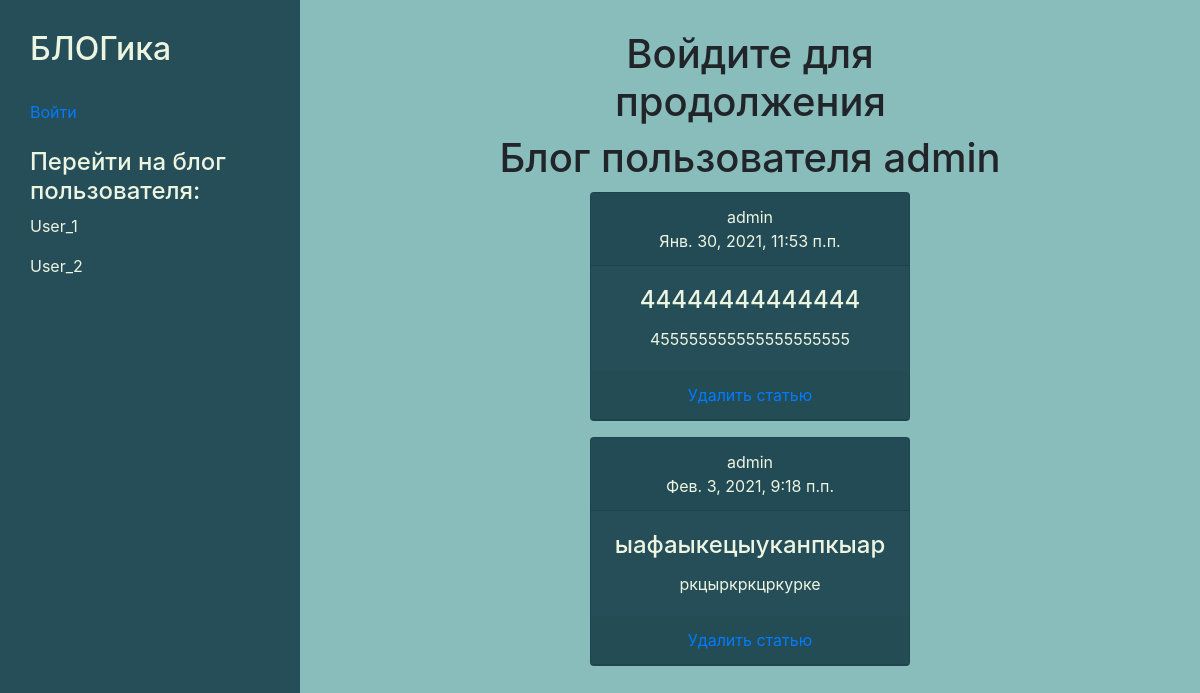
The page /blog/admin/ on the database as committed earlier.
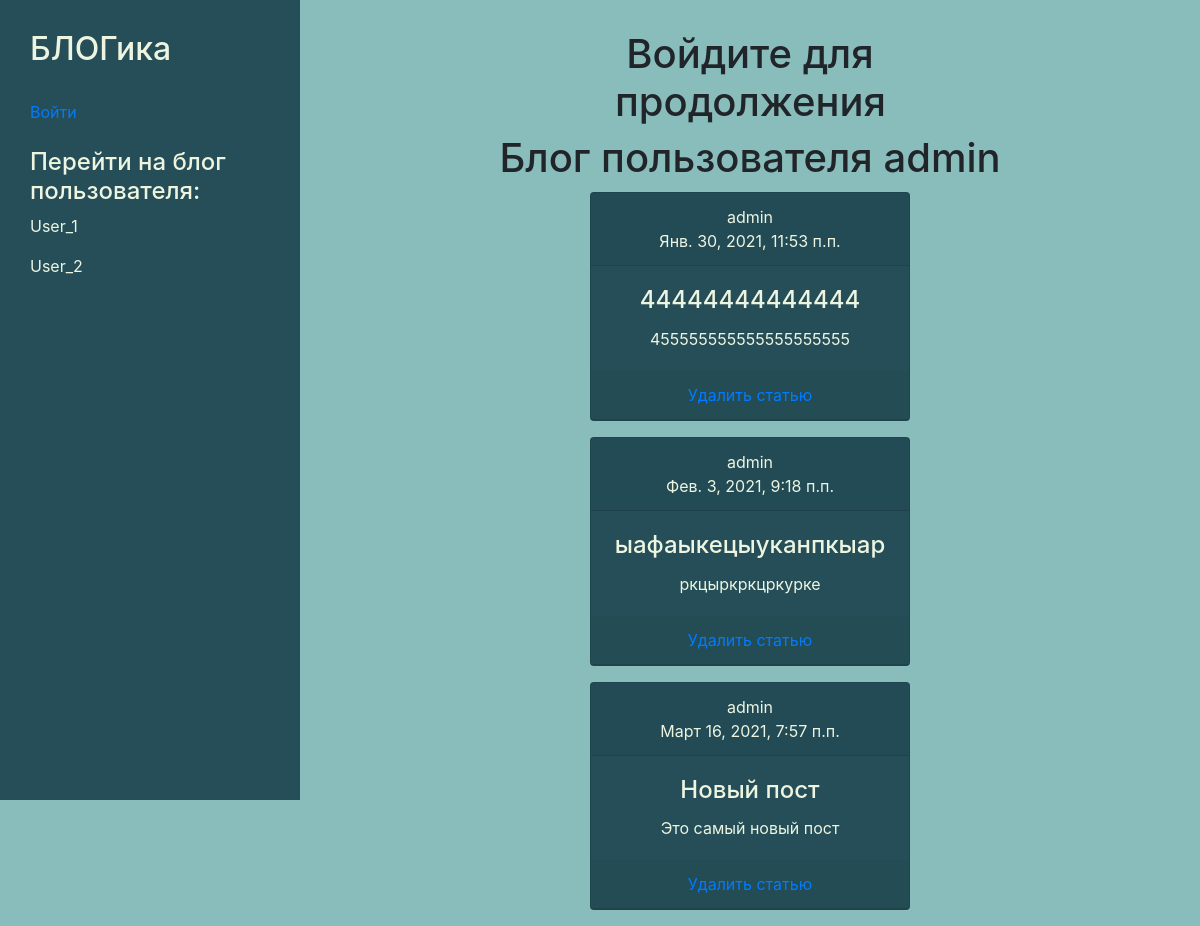
The same page on the database as committed later.
### post/models.py (models this page shows, shortened)
class Post(models.Model):
    title = models.CharField(("Заголовок"), max_length=50, default='')
    text = models.TextField(("Запись"), default='')
    datetime = models.DateTimeField(("Дата и время записи"), default=datetime.datetime.now)
    author = models.ForeignKey('auth.User', on_delete=models.CASCADE, default='')
    class Meta:
        verbose_name = 'Запись'
        verbose_name_plural = 'Записи'

### post/views.py (the view)
# urls.py: 2. Add a URL to urlpatterns:  path('blog/', include('blog.urls'))
def blog(request, name):
    posts = Post.objects.filter(author=User.objects.filter(username=name)[0].id)
    sub = Subscribers.objects.filter(profile=request.user.id)
    def create_subscribers_list(subscribers_objects):
        result = []
        for sub in subscribers_objects:
            result.append(sub.subscribe.id)
        return result
    def create_users_list(users_objects):
        result = []
        for user in users_objects:
            result.append(user.id)
        return result
    def find_subscribe_info(subscriber=-1):
        if User.objects.filter(id=subscriber):
                btn_title = 'Отписаться'
                btn_class = 'btn btn-secondary'
        else:
                btn_title = 'Подписаться'
                btn_class = 'btn btn-danger'
        return {'subscribe': subscriber, 'btn_title' : btn_title, 'btn_class' : btn_class}
    sub_info = [find_subscribe_info() for i in range(User.objects.all().count() - 1)]
    for i in range(User.objects.all().count() - 1):
        if create_users_list(User.objects.exclude(username=name))[i] in create_subscribers_list(sub):
            sub_info[i] = find_subscribe_info(create_users_list(User.objects.exclude(username=name))[i])
        else:
            sub_info[i] = find_subscribe_info()
    users = list(User.objects.exclude(username=name).values())
    for index, i in enumerate(users):
        i.update(sub_info[index])
    data = {
        'posts' : posts,
        'name' : name,
        'data': users,
        'subscribers' : sub_info,
        'subscribers_list' : create_subscribers_list(sub),
        'subscribers_profile' : request.user.username,
    }
    return render(request, 'post/blog.html', data)

### main/templates/post/blog.html (shortened to what this page needs)
{% extends 'base.html' %}
{% block content %}
    <h1>Блог пользователя {{name}}</h1>
    {% if posts %}
        {% for el in posts %}
            <div class="my_class card text-white bg-dark mb-3 d-inline-block" style="max-width: 20rem;">
                <div class="card-header">{{el.author}} <br> {{el.datetime}}</div>
                <div class="card-body">
                    <h4 class="card-title">{{el.title}}</h4>
                    <p class="card-text">{{el.text}}</p>
                </div>
                <form method='post'>
                    <div class='card-header'><a href="delete/{{el.id}}">Удалить статью</a></div>
                </form>
            </div>
        {% endfor %}
    {% else %}
        <p> У пользователя нет записей </p>
    {% endif %}
{% endblock %}

### main/templates/base.html (shortened to what this page needs)
<!DOCTYPE html>
<html lang="en">
{% load static %}
<head>
    <link rel="stylesheet" href='https://stackpath.bootstrapcdn.com/bootstrap/4.5.2/css/bootstrap.min.css'>
    <link rel="stylesheet" href="{% static 'css/base.css' %}">
</head>
<body>
    <aside>
        <h2>БЛОГика</h2>
        <br>
        {% if user.is_authenticated %}
            <h4>Вы вошли как пользователь:</h4>
            <div class='account'>
                <p>{{user.username}}</p>
                <a href="{% url 'logout' %}"> Выйти </a>
            </div>
            <nav>
                <a href="{% url 'newsfeed' user.username %}"><p>Моя лента новостей</p></a>
                <a href="{% url 'blog' user.username %}"><p>Мой Блог</p></a>
                <a href=""><p>Мои Подписки</p></a>
                <a href=""><p>Мои Подписчики</p></a>
            </nav>
        {% else %}
            <a href="{% url 'login' %}"> Войти </a>
        {% endif %}
        <br>
        <br>
        <h4>Перейти на блог пользователя:</h4>
        {% for i in data %}
            {% if user.username %}
                {% if i.username != user.username %}
                    <div class='user_blog'>
                            <a href="{% url 'blog' i.username %}">{{i.username}}</a>
                            {% if subscribers %}
                                {% if i.btn_title == 'Подписаться' %}
                                    <a class= "btn {{i.btn_class}}" href="{% url 'subscribe' i.username %}">{{i.btn_title}}</a>
                                {% elif i.btn_title == 'Отписаться' %}
                                    <a class= "btn {{i.btn_class}}" href="{% url 'unsubscribe' i.username %}">{{i.btn_title}}</a>
                                {% endif %}
                            {% else %}
                                <a class="btn btn-danger" href="{% url 'subscribe' i.username %}">Подписаться</a>
                            {% endif %}
                {% endif %}
            {% else %}
                            <p>{{i.username}}</p>
            {% endif %}
        {% endfor %}
    </aside>
    <main>
        {% if user.is_authenticated == False %}
            <div  class="container">
                <div  class="row justify-content-center">
                    <div  class="col-4">
                    <h1  class="text-center">Войдите для продолжения</h1>
                    </div>
                </div>
            </div>
        {% endif %}
        {% block content %}{% endblock%}
    </main>
</body>
</html>

### main/static/css/base.css (style rules this page uses)
body { display: flex; background: #88BDBC ; }
aside { background: #254E58 ; max-width: 300px; padding: 2.5%; height: 100vh; color: #EDF5E1; float: left; }
main { text-align: center; width: 100%; margin-top: 2.5%; }
.my_class { max-width: 30%; margin: 10px auto; display: block!important; background: #254E58!important; color: #EDF5E1!important; }

Rows that differ between the two databases and show on the page:
added Post: author "admin", datetime "Март 16, 2021, 7:57 п.п.", title "Новый пост", text "Это самый новый пост"
